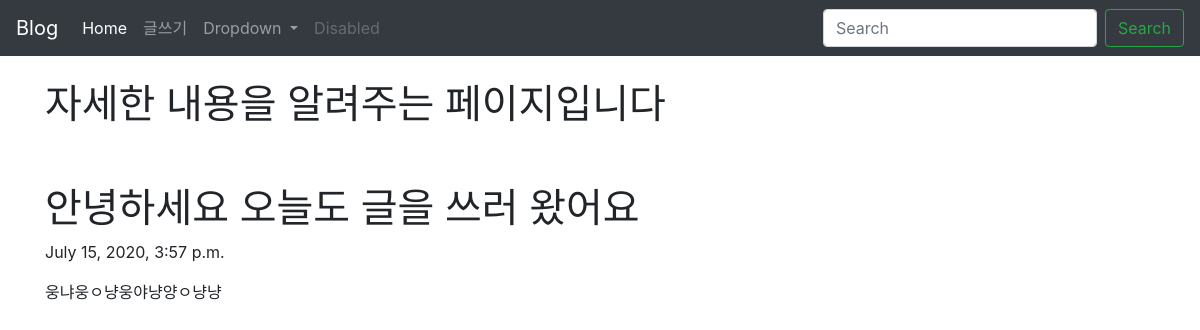
The app's page /blog/4/ with its own data.
### blogapp/models.py (models this page shows, shortened)
class Blog(models.Model):
    title = models.CharField(max_length=200)
    pub_date = models.DateTimeField('date published')
    body = models.TextField()

### blogapp/views.py (the view)
# urls.py: path('<int:blog_id>/', views.detail, name="detail"),
def detail(request, blog_id):
    details = get_object_or_404(Blog, pk=blog_id)
    return render(request, 'detail.html', {'details':details})

### blogapp/templates/detail.html
{% extends 'base.html' %}
{% block content %}
<div class="container">
<br>
<h1> 자세한 내용을 알려주는 페이지입니다 </h1>
    <br><br>
    <h1>{{details.title}}</h1>
    <p>{{details.pub_date}}</p>
    <p>{{details.body}}</p>
</div>
{% endblock %}

### records on screen
Blog: title "안녕하세요 오늘도 글을 쓰러 왔어요", pub_date "July 15, 2020, 3:57 p.m.", body "웅냐웅ㅇ냥웅야냥양ㅇ냥냥"
